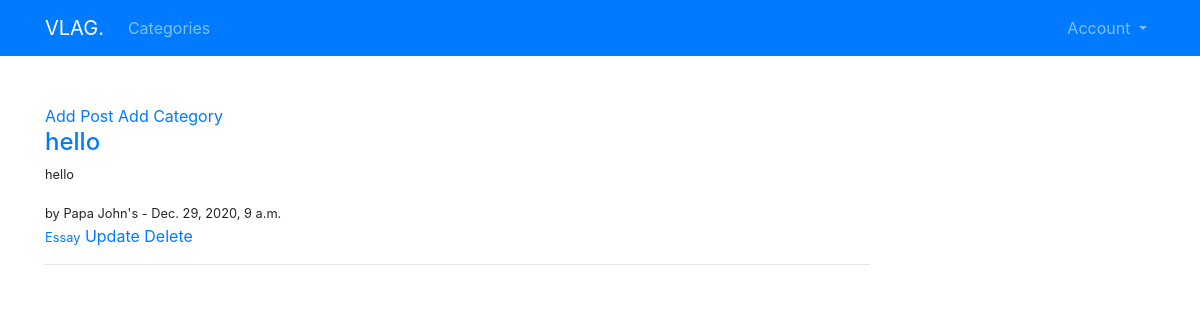
The app's page / (signed in) with its own data.
### post/models.py (models this page shows, shortened)
class Post(models.Model):
    title = models.CharField(max_length=255)
    author = models.ForeignKey(User, on_delete=models.CASCADE)
    body = RichTextField()
    category = models.CharField(max_length=255)
    date = models.DateTimeField(auto_now_add=True)
    likes = models.ManyToManyField(User, related_name='blog_posts')
    header_image = models.ImageField(null=True, blank=True, upload_to='images/')

### post/views.py (the view)
# urls.py: path('', views.HomeView.as_view(), name='home'),
class HomeView(generic.ListView):
    model = Post
    template_name = 'post/home.html'
    ordering = ['-date']

### post/templates/post/home.html (shortened to what this page needs)
{% extends 'post/main.html' %}
{% block content %}
{% if user.is_authenticated %}
<a href="{% url 'post:create' %}">Add Post</a>
<a href="{% url 'post:add-category' %}">Add Category</a><br>
{% endif %}
{% if object_list %}
{% for post in object_list %}
  <h4><a href="{% url 'post:detail' post.id %}">{{ post.title }}</a></h4>
  <small>{{ post.body|slice:':50'|safe }}</small>
  <small>by {{ post.author.first_name }} {{ post.author.last_name }} - {{ post.date }}</small><br>
  <a href="{% url 'post:category' post.category %}"><small>{{ post.category }}</small></a>
  {% if user.is_authenticated %}
    {% if user.id == post.author.id %}
    <a href="{% url 'post:update' post.id %}">Update</a> <a href="{% url 'post:delete' post.id %}">Delete</a>
    {% endif %}
  {% endif %}
  <hr>
{% endfor %}
{% else %}
<p>No posts are available.</p>
{% endif %}
{% endblock %}

### records on screen
Post: title "hello", body "hello", author.first_name "Papa", author.last_name "John's", date "Dec. 29, 2020, 9 a.m.", category "Essay", shows "Update"
